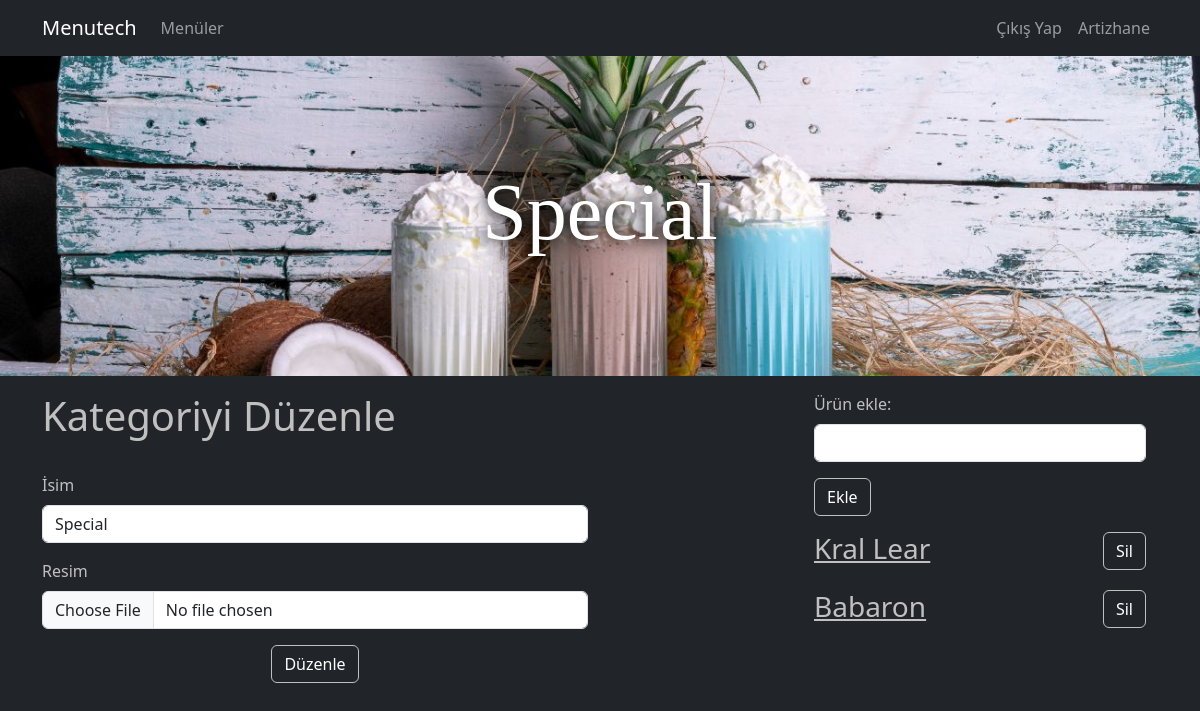
The app's page /menu/artizhane/special/edit/ (signed in) with its own data.
### menu/models.py (models this page shows, shortened)
class Menu(models.Model):
    name = models.CharField(max_length=200, unique=True)
    image = models.ImageField(upload_to="menus")
    background_image = models.ImageField(upload_to="menus_backgrounds", default=("menus_backgrounds/default.jpg"))
    slug = models.SlugField(null=False ,unique=True, db_index=True, editable=False)
    user = models.ForeignKey(User, on_delete=models.CASCADE)

class Category(models.Model):
    name = models.CharField(max_length=200)
    image = models.ImageField(upload_to="categories", null=True)
    menu = models.ForeignKey(Menu, on_delete=models.CASCADE)
    slug = models.SlugField(null=False, db_index=True, editable=False, unique=True)

class Product(models.Model):
    name = models.CharField(max_length=200)
    slug = models.SlugField(db_index=True, editable=False, unique=True)
    image = models.ImageField(upload_to="products", null=True)
    description = models.TextField(default="")
    price = models.DecimalField(max_digits=7, decimal_places=2, default=0.0)
    category = models.ForeignKey(Category, on_delete=models.CASCADE)
    def __str__(self):
        return f"{self.name}"

### menu/views.py (the view, shortened to what this page needs)
# urls.py: path("<slug:slug>/<slug:category_slug>/edit/", views.category_edit, name = "category_edit"),
def category_edit(request, slug, category_slug):
    try:
        menu = Menu.objects.get(slug=slug)
    except:
        return redirect("home")
    if not menu.user.account.has_paid():
        return redirect("home")
    if(menu.user != request.user):
        return redirect("category_details", slug=slug, category_slug=category_slug)
    try:
        category = Category.objects.get(slug=category_slug, menu=menu)
    except:
        return redirect("menu_edit", slug=slug)
    products = Product.objects.filter(category=category)
    data = {
        "menu":menu,
        "category":category,
        "products":products
    }
    return render(request, "menu/category_edit.html", data)

### account/models.py (called while the page is built)
    def has_paid(self):
        current_date = datetime.date.today()
        return current_date < self.paid_until

### menu/templates/menu/category_edit.html (shortened to what this page needs)
{% extends "base.html" %}
{% load static %}
{% block css_files %}
    <link rel="stylesheet" href="{% static 'menu/css/menu.css' %}"/>
{% endblock css_files %}
{% block content %}
    <div class "row">
        <div class="col-12 menu-main-image"
            {% if category.image %}
            style="background-image: url({{ category.image.url }})"
            {% endif %}
        >
            <h2 class="text-center menu-text display-1">{{category.name|title}}</h2>
        </div>
    </div>
    <div class = "container mt-3">
        <div class = "row">
            <div class = "col-6">
                <h1 class = "edit-text-style">Kategoriyi Düzenle</h1>
                <hr>
                <form method="POST" enctype="multipart/form-data">
                    <div class ="mb-3">
                        <label for="name" class="form-label edit-text-style">İsim</label>
                        <input type="text" class="form-control" name="name" value="{{category.name}}">
                    </div>
                    <div class ="mb-3">
                        <label for="image" class="form-label edit-text-style">Resim</label>
                        <input type="file" class="form-control" name="image" accept="image/*">
                    </div>
                    <div class="text-center">
                        <input type="submit" value="Düzenle" class = "btn btn-dark button-style">
                    </div>
                </form>
            </div>
            <div class = "col-2">
            </div>
            <div class = "col-4">
                <div class = "container mb-3">
                    <div class = "row">
                        <form action = "{% url 'product_create' menu.slug category.slug %}" method="POST" enctype="multipart/form-data">
                            <div class ="mb-3">
                                <label for="name" class="form-label edit-text-style">Ürün ekle:</label>
                                <input type="text" class="form-control" name="name">
                            </div>
                            <div>
                                <input type="submit" value="Ekle" class = "btn btn-dark button-style">
                            </div>
                        </form>
                    </div>
                </div>
                <div class="container mt-3">
                {% for product in products %}
                <div class = "delete-alignment mt-3">
                    <a href = "{% url 'product_edit' menu.slug category.slug product.slug %}" class="edit-text-link">
                        <h4 class="h3">{{product|title}}</h4>
                    </a>
                    <div>
                        <form action = "{% url 'product_delete' menu.slug category.slug product.slug %}" method="GET">
                                <input type="submit" value="Sil" class = "btn btn-dark button-style">
                        </form>
                    </div>
                </div>
                {% endfor %}
                </div>
            </div>
        </div>
    </div>
{% endblock %}

### templates/partials/_navbar.html (shortened to what this page needs)
<nav class="navbar navbar-dark bg-dark navbar-expand-lg" >
    <div class="container">
        <a class="navbar-brand" href="{% url 'home' %}">Menutech</a>
        <div class = "collapse navbar-collapse" id = "navbar">
            {% if user.is_authenticated %}
                <ul class="navbar-nav me-auto">
                    <li class="nav-item">
                        <a href="{% url 'menu' %}" class="nav-link">Menüler</a>
                    </li>
                </ul>
            {% endif %}
            <ul class="navbar-nav ms-auto">
                {% if menu %}
                    {% if user.is_authenticated %}
                        <li class="nav-item">
                            <a class="nav-link" href="{% url 'logout' %}">Çıkış Yap</a>
                        </li>
                    {% endif %}
                    <li class="nav-item">
                        <a class="nav-link">{{menu.name|title}}</a>
                    </li>
                {% endif %}
            </ul>
        </div>
    </div>
</nav>

### static/css/style.css (style rules this page uses)
html, body { margin: 0; height: 100%; }
.button-style { border: 1px solid #C0C0C0; }

### menu/static/menu/css/menu.css (style rules this page uses)
.menu-main-image { background-position: 50%; background-repeat: no-repeat; background-size: cover; display: flex; flex-direction: column; justify-content: center; min-height: 40vh; padding: 32px 0; position: relative; text-align: center; }
.menu-text { font-family: "Times New Roman", Times, serif; text-shadow: 1px 1px 13px rgba(0,0,0,.9),1px 1px 20px rgba(0,0,0,.8); color: white }
.edit-text-link { color: inherit; cursor: pointer; text-decoration: underline; color: #C0C0C0; }
.edit-text-style { color: #C0C0C0; }
.delete-alignment { display:flex; justify-content: space-between; width: 100%; }

### records on screen
Menu: name "Artizhane"
Category: image (picture), name "Special"
Product: name "Kral Lear"
Product: name "Babaron"
